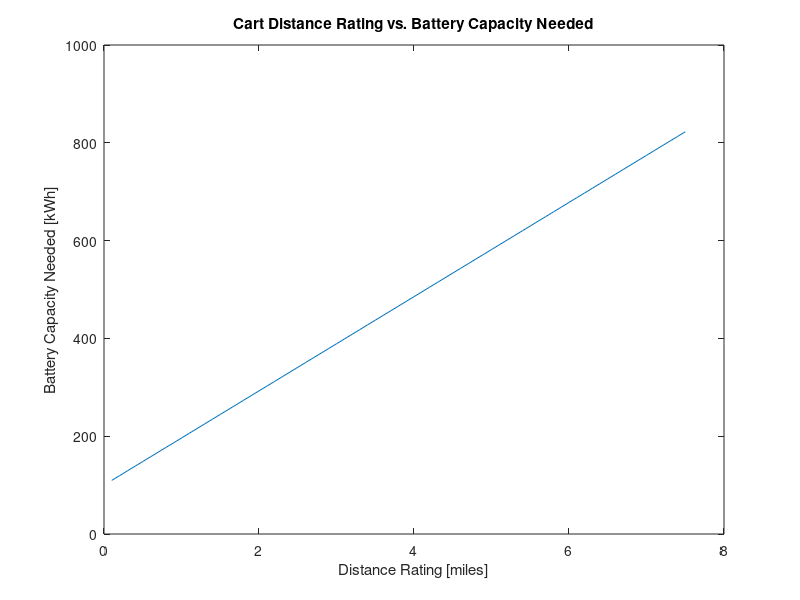
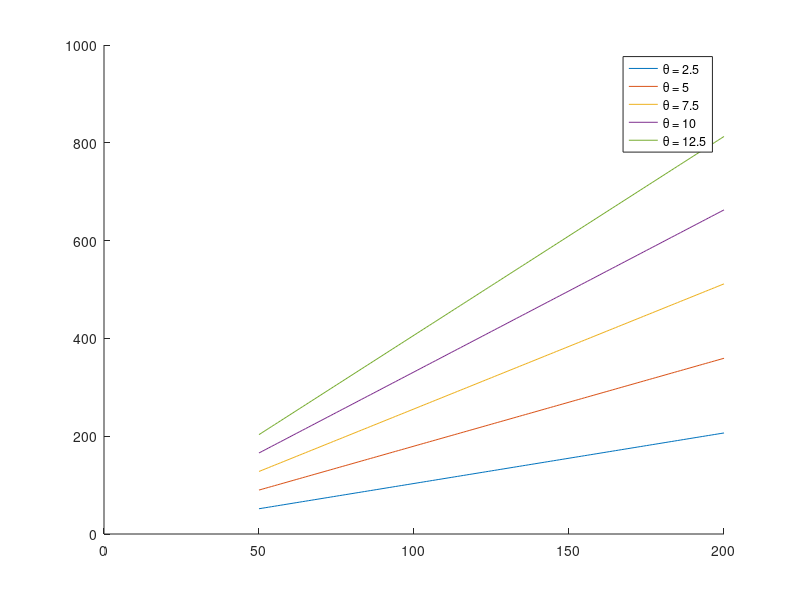

Here is the MATLAB script that generated these plots, in order: (Note: this script raises an error after producing the figures.)
clear
clc
close all

%% Constant Initialization
g = 9.81; %gravity in m/s^2
m = 113; % kg, mass of cart fully loaded
vo_mph = 0; %initial velocity
vf_mph = 3; % final velocity in mph
vo = vo_mph*0.44704; %initial velocity in m/s
vf = vf_mph*0.44704; %final velocity in m/s
theta = 7.5; %max slope angle
vfy = vf*sind(theta); %vertical component of velocity
dist_mi = 5; %total distance cart is to travel in miles
dist = dist_mi*1609.34; %total distance cart is to travel in meters
dh = dist*sind(theta); %vertical component of total distance for given slope

%% Energy Calculations
KE = 1/2*m*(vf^2-vo^2); %kinetic energy of cart
PE = m*g*dh; %potential energy of cart
Wnet = KE + PE; %net work
dx = 3; %meters
a = vf^2/(2*dx); %acceleration needed to achieve max speed in dx meters
t = vf/a; %time to reach max speed
KEdot = KE/t; %power needed to achieve max speed
PEdot = m*g*vfy; %power needed to climb slope
dt = dh/vfy; % time it takes to climb slope at max speed in seconds
dt_hr = dt/3600; %time it takes to travel distance in hrs

%% Efficiency Calculations
losses = 0.75; %estimated losses in percent

%% Power Calculations
power_w = (KEdot+PEdot)/losses; %power needed in watts
power = power_w*0.00134102; % power in horsepower

%% Force Analysis

%% Motor Calculations
%voltage
%current
%power
%torque
%rpm
%curvedata

%% Gearbox Design/ Calculations


%% Battery Capacity
add_cap = 20*5; %additional capacity for charging 5 phones
capacity = (power_w*dt_hr)+add_cap; %battery capacity needed in kWh

%% Battery Configuration
v_motor = 24; %motor voltage
v_batt = 3.6; %battery voltage per cell
cap_batt = 4.2; %battery capacity in Ah
req_Ah = capacity/v_motor; %total battery Ah needed
parallel = ceil(req_Ah/cap_batt); %number of cells needed for desired Ah 
curr = 14.5; % max discharge current per cell
max_current = curr*parallel; %max battery pack discharge
series = ceil(v_motor/v_batt); %number of cells needed for desired motor voltage
num_cells = parallel*series; %number of battery cells needed
batt_weight = 70/1000; %battery weight in kg
tot_weight = num_cells*batt_weight; %total battery weight
batt_cost = 6.37; %battery cell cost in dollars
tot_cost = num_cells*batt_cost; %total battery cost

%% Speed vs Slope

%% Speed vs Power


%% Plots

%distance vs battery capacity
g = 9.81; %gravity in m/s^2
m = 113; % kg, mass of cart fully loaded
vo_mph = 0; %initial velocity
vf_mph = 3; % final velocity in mph
vo = vo_mph*0.44704; %initial velocity in m/s
vf = vf_mph*0.44704; %final velocity in m/s
theta = 7.5; %max slope angle
vfy = vf*sind(theta); %vertical component of velocity
dist_mi = 0.1:0.1:7.5; %total distance cart is to travel in miles
dist = dist_mi.*1609.34; %total distance cart is to travel in meters
dh = dist.*sind(theta); %vertical component of total distance for given slope
KE = 1/2*m*(vf^2-vo^2); %kinetic energy of cart
PE = m*g.*dh; %potential energy of cart
Wnet = KE + PE; %net work
dx = 3; %meters
a = vf^2/(2*dx); %acceleration needed to achieve max speed in dx meters
t = vf/a; %time to reach max speed
KEdot = KE/t; %power needed to achieve max speed
PEdot = m*g*vfy; %power needed to climb slope
dt = dh./vfy; % time it takes to climb slope at max speed in seconds
dt_hr = dt./3600; %time it takes to travel distance in hrs
losses = 0.75; %estimated losses in percent
power_w = (KEdot+PEdot)./losses; %power needed in watts
power = power_w.*0.00134102; % power in horsepower
add_cap = 20*5; %additional capacity for charging 5 phones
capacity = (power_w*dt_hr)+add_cap; %battery capacity needed in kWh
figure
plot(dist_mi,capacity)
title('Cart Distance Rating vs. Battery Capacity Needed')
xlabel('Distance Rating [miles]')
ylabel('Battery Capacity Needed [kWh]')

%cart weight vs power required
g = 9.81; %gravity in m/s^2
theta = [2.5 5 7.5 10 12.5 15]; %max slope angle
psto = [];
for i = 1:length(theta)
    m = 50:1:200; % kg, mass of cart fully loaded
    vo_mph = 0; %initial velocity
    vf_mph = 3; % final velocity in mph
    vo = vo_mph*0.44704; %initial velocity in m/s
    vf = vf_mph*0.44704; %final velocity in m/s
    %theta = 7.5; %max slope angle
    vfy = vf*sind(theta(i)); %vertical component of velocity
    dist_mi = 5; %total distance cart is to travel in miles
    dist = dist_mi*1609.34; %total distance cart is to travel in meters
    dh = dist*sind(theta(i)); %vertical component of total distance for given slope
    KE = 1/2.*m.*(vf^2-vo^2); %kinetic energy of cart
    PE = m.*g.*dh; %potential energy of cart
    Wnet = KE + PE; %net work
    dx = 3; %meters
    a = vf^2/(2*dx); %acceleration needed to achieve max speed in dx meters
    t = vf/a; %time to reach max speed
    KEdot = KE/t; %power needed to achieve max speed
    PEdot = m.*g*vfy; %power needed to climb slope
    dt = dh/vfy; % time it takes to climb slope at max speed in seconds
    dt_hr = dt/3600; %time it takes to travel distance in hrs
    losses = 0.75; %estimated losses in percent
    power_w = (KEdot+PEdot)./losses; %power needed in watts
    power = power_w.*0.00134102; % power in horsepower
    psto = [psto ; power_w]; %storing power vectors on each iteration
end

figure
hold on
plot(m,psto(1,:))
plot(m,psto(2,:))
plot(m,psto(3,:))
plot(m,psto(4,:))
plot(m,psto(5,:))
lgd = legend('\theta = 2.5','\theta = 5','\theta = 7.5','\theta = 10','\theta = 12.5','\theta = 15');
lgd.Location = 'northwest';
title('Total Cart Mass vs. Power Required')
xlabel('Total Cart Mass [kg]')
ylabel('Power Needed [W]')


%cart weight vs battery capacity
g = 9.81; %gravity in m/s^2
m = 50:1:200; % kg, mass of cart fully loaded
vo_mph = 0; %initial velocity
vf_mph = 3; % final velocity in mph
vo = vo_mph*0.44704; %initial velocity in m/s
vf = vf_mph*0.44704; %final velocity in m/s
theta = 7.5; %max slope angle
vfy = vf*sind(theta); %vertical component of velocity
dist_mi = 5; %total distance cart is to travel in miles
dist = dist_mi*1609.34; %total distance cart is to travel in meters
dh = dist*sind(theta); %vertical component of total distance for given slope
KE = 1/2.*m.*(vf^2-vo^2); %kinetic energy of cart
PE = m.*g.*dh; %potential energy of cart
Wnet = KE + PE; %net work
dx = 3; %meters
a = vf^2/(2*dx); %acceleration needed to achieve max speed in dx meters
t = vf/a; %time to reach max speed
KEdot = KE/t; %power needed to achieve max speed
PEdot = m.*g*vfy; %power needed to climb slope
dt = dh./vfy; % time it takes to climb slope at max speed in seconds
dt_hr = dt./3600; %time it takes to travel distance in hrs
losses = 0.75; %estimated losses in percent
power_w = (KEdot+PEdot)./losses; %power needed in watts
power = power_w.*0.00134102; % power in horsepower
add_cap = 20*5; %additional capacity for charging 5 phones
capacity = (power_w.*dt_hr)+add_cap; %battery capacity needed in kWh
figure
plot(m,capacity)
title('Total Cart Mass vs. Battery Capacity Needed')
xlabel('Total Cart Mass [kg]')
ylabel('Battery Capacity Needed [kWh]')

%slope vs battery capacity
g = 9.81; %gravity in m/s^2
m = [50 100 150 200]; % kg, mass of cart fully loaded
capsto = [];
for i = 1:length(m)
    vo_mph = 0; %initial velocity
    vf_mph = 3; % final velocity in mph
    vo = vo_mph*0.44704; %initial velocity in m/s
    vf = vf_mph*0.44704; %final velocity in m/s
    theta = 1:0.1:20; %max slope angle
    vfy = vf.*sind(theta); %vertical component of velocity
    dist_mi = 5; %total distance cart is to travel in miles
    dist = dist_mi*1609.34; %total distance cart is to travel in meters
    dh = dist.*sind(theta); %vertical component of total distance for given slope
    KE = 1/2*m(i)*(vf^2-vo^2); %kinetic energy of cart
    PE = m(i)*g.*dh; %potential energy of cart
    Wnet = KE + PE; %net work
    dx = 3; %meters
    a = vf^2/(2*dx); %acceleration needed to achieve max speed in dx meters
    t = vf/a; %time to reach max speed
    KEdot = KE/t; %power needed to achieve max speed
    PEdot = m(i).*g.*vfy; %power needed to climb slope
    dt = dh./vfy; % time it takes to climb slope at max speed in seconds
    dt_hr = dt./3600; %time it takes to travel distance in hrs
    losses = 0.75; %estimated losses in percent
    power_w = (KEdot+PEdot)./losses; %power needed in watts
    power = power_w.*0.00134102; % power in horsepower
    add_cap = 20*5; %additional capacity for charging 5 phones
    capacity = (power_w.*dt_hr)+add_cap; %battery capacity needed in kWh
    capsto = [capsto ; capacity]; % storing capacities on each iteration
end

figure
hold on
plot(theta,capsto(1,:))
plot(theta,capsto(2,:))
plot(theta,capsto(3,:))
plot(theta,capsto(4,:))
lgd = legend('Mass = 50 kg','Mass = 100 kg','Mass = 150 kg','Mass = 200 kg');
lgd.Location = 'northwest';
title('Path Slope vs. Battery Capacity Needed')
xlabel('Path slope [deg]')
ylabel('Battery Capacity Needed [kWh]')

%wheel diameter vs motor speed
d = 2:0.1:12; %wheel diameter in inches
d_m = d.*0.0254; %wheel diameter in meters
circ = 2*pi.*(d./2); %wheel circumference in inches
circ_m = circ.*0.0254; %wheel circumference in meters
vf_mph = 3; %max cart speed in mph
cart_v = vf_mph*0.44704; %max cart speed in m/s
mot_speed = cart_v./circ_m.*60; %motor speed in RPM to reach desired vf
figure
plot(d,mot_speed)
title('Wheel Diameter vs. Motor Speed To Obtain 3 MPH')
xlabel('Wheel Diameter [in]')
ylabel('Motor Speed [RPM]')

%Wheel diamter vs gear reduction
d = [4 6 8 10]; %wheel diameter in inches
d_m = d.*0.0254; %wheel diameter in meters
circ = 2*pi.*(d./2); %wheel circumference in inches
circ_m = circ.*0.0254; %wheel circumference in meters
vf_mph = 3; %max cart speed in mph
cart_v = vf_mph*0.44704; %max cart speed in m/s
mot_speed = cart_v./circ_m.*60; %motor speed in RPM to reach desired vf
speed = 500:1:5000; %possible motor speeds in RPM
grstore = [];

for i = 1:length(mot_speed)
    gr = speed/mot_speed(i);
    grstore = [grstore ; gr];
end

figure
hold on
plot(speed,grstore(1,:))
plot(speed,grstore(2,:))
plot(speed,grstore(3,:))
plot(speed,grstore(4,:))
lgd = legend('D = 4 in.','D = 6 in.','D = 8 in.','D = 10 in.');
lgd.Location = 'northwest';
title('Motor Speed vs. Gear Reduction To Obtain 3 MPH')
xlabel('Motor Speed [RPM]')
ylabel('Gear Reduction [ ]')

%battery capacity vs battery cost
